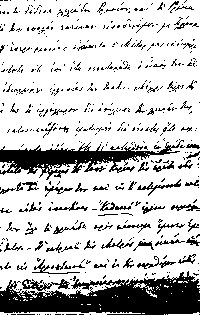
#> input picture Second-set/First_exercise_Otsu/exit.png, 200 x 315 px
$ python adaptive.py exit.png trikoupi6_low.png 100
#> lines starting #> are read from the running program, lines starting #| are printed output that depends on the picture; after the words box and inside, x2 and y2 are one past the last pixel; in counts of white or black regions, pixels touching at a corner belong together
#> further down, image_array is the input picture: shape (315, 200); 78.5% white; 540 black regions (469 under 20 px), largest, box (x1, y1, x2, y2) and area: (0, 271, 200, 315) 5331, (0, 140, 184, 180) 2647, (22, 279, 70, 291) 244
'''
    Homework_2 for the Course Computational Vision! "Threshold--Otsu"
    @Author    : Chouliaras Ioannis , AM : 2631
    @Professor : Sfikas Giorgos
    ~~~~~~~~~~~~~~~~~~~~~~~~~~~~~~~~~~ 2020 ~~~~~~~~~~~~~~~~~~~~~~~~~~~~~~~~~~~
'''
import sys
import numpy as np
from PIL import Image

global image_array
global final


def check_b(rows, cols, row, col, d):
    x = row - d
    y = row + d
    z = col - d
    w = col + d
    if x < 0:
        x = 0
    if z < 0:
        z = 0
    if y > rows:
        y = rows
    if w > cols:
        w = cols
    return (x, y, z, w)
#


def threshold_image(row, col, threshold):
    global array_image
    if image_array[row][col] < threshold:
        image_array[row][col] = 0
    else:
        image_array[row][col] = 255
#


def calc_obj_Otsu(array, k):
    first_part = array[array < k]
    second_part = array[array >= k]
    middle1 = np.mean(first_part)
    middle2 = np.mean(second_part)
    middle = np.mean(array.flatten())
    pi1 = len(first_part) / (len(first_part) + len(second_part))
    pi2 = len(second_part) / (len(first_part) + len(second_part))
    calc = pi1 * (middle1 - middle)**2 + pi2 * (middle2 - middle)**2
    return calc
#


def otsu_Algorithm(d):
#> called with d = 100
    global image_array
    global final
    copied = np.copy(image_array)
    best_value = 0
    best_k = 0
    rows = image_array.shape[0]
#> rows = 315
    cols = image_array.shape[1]
#> cols = 200
    for row in range(rows):
        for col in range(cols):
            (x, y, z, w) = check_b(rows, cols, row, col, d)
            arr = np.array(copied[x:y+1, z:w+1])
            for i in range(1, 256):
                obj_otsu = calc_obj_Otsu(arr, i)
                if obj_otsu > best_value:
                    best_k = i
                    best_value = obj_otsu
            threshold_image(row, col, best_k)
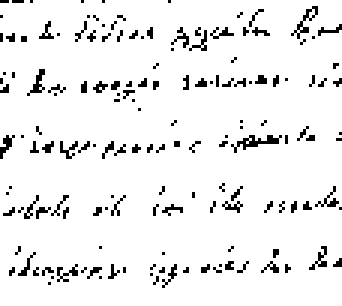
#> arr: shape (102, 114) (shown 3 times larger); 93% white; black in thin lines or dots
    final = Image.fromarray(image_array)
#


# Main
if __name__ == "__main__":
    arguments = len(sys.argv)
    correct = bool(arguments == 4)

    if not correct:
        raise("Wrong Values: Python3 adaptive.py image.png exit.png window_size")
    #
    image = sys.argv[1]
    filename = sys.argv[2]
    window_size = int(sys.argv[3])
    if window_size < 0:
        raise("seriously? Window size should be positive.")
    #
    image_array = np.array(Image.open(image))

    # check if grayscale or rgb
    if len(image_array.shape) != 2:
        rows = image_array.shape[0]
        cols = image_array.shape[1]
        grayscale_image = np.zeros((rows, cols))
        for row in range(rows):
            for col in range(cols):
                value = image_array[row][col][0] + \
                    image_array[row][col][1] + image_array[row][col][2]
                value = int(value/2)
                grayscale_image[row][col] = value
            #
        #
        grayscale_image = grayscale_image.astype(np.uint8)
        image_array = np.copy(grayscale_image)
    #
#> (the run stopped early here; a loop or call above may not have finished)
